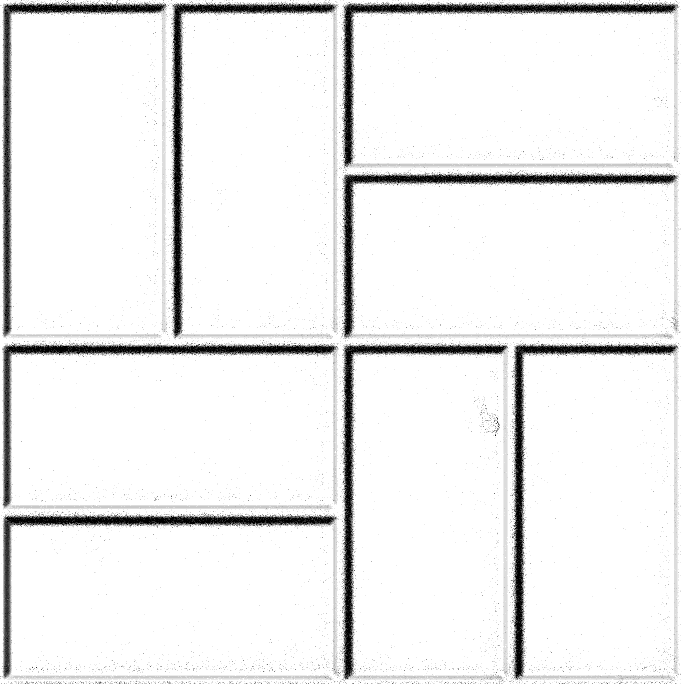
#> input picture input/grid.png, 681 x 684 px
$ python NormalGenerator.py
#> lines starting #> are read from the running program, lines starting #| are printed output that depends on the picture
import platform, os
from pathlib import Path

from PIL import Image
import PIL.ImageOps
import numpy
import blend_modes

import re
from lib import height2bump
from lib import seamless
from lib import tile

class Normal():
	def __init__(self):
		self.names = []

	def _get_name(self, nm = ""):
		if nm != "":
			self.names.append(str(len(self.names)) + nm)

		return self.names[-1]

	def _add_layer(self, background_img_raw, foreground_img_raw, mode = "normal", opacity = 1):
		#background_img_raw and foreground_img_raw must be RGBA image
		background_img_raw = background_img_raw.convert('RGBA')
		foreground_img_raw = foreground_img_raw.convert('RGBA')

		background_img = numpy.array(background_img_raw)  # Inputs to blend_modes need to be numpy arrays.
		background_img_float = background_img.astype(float)  # Inputs to blend_modes need to be floats.

		foreground_img = numpy.array(foreground_img_raw)  # Inputs to blend_modes need to be numpy arrays.
		foreground_img_float = foreground_img.astype(float)  # Inputs to blend_modes need to be floats.

		# Blend images
		if mode == "normal":
			blended_img_float = blend_modes.normal(background_img_float, foreground_img_float, opacity)
		if mode == "overlay":
			blended_img_float = blend_modes.overlay(background_img_float, foreground_img_float, opacity)

		# Convert blended image back into PIL image
		blended_img = numpy.uint8(blended_img_float)  # Image needs to be converted back to uint8 type for PIL handling.
		blended_img_raw = Image.fromarray(blended_img)  # Note that alpha channels are displayed in black by PIL by default.
														# This behavior is difficult to change (although possible).
														# If you have alpha channels in your images, then you should give
														# OpenCV a try.

		return blended_img_raw

	def _Regex(self, test_str, regex):
		ret = []
		matches = re.finditer(regex, test_str, re.MULTILINE | re.IGNORECASE | re.DOTALL)
		for matchNum, match in enumerate(matches, start=1):
			part = []
			part.append(match.group())
			for groupNum in range(0, len(match.groups())):
				groupNum = groupNum + 1
				part.append(match.group(groupNum))
			ret.append(part)
		return ret

	def _svg2image(self, size):
		if platform.system() == 'Windows':
			os.system('"C:\\Program Files\\Inkscape\\bin\\inkscape.exe" ' + self._get_name() + ' --export-area-page --export-width '+str(size)+' --export-background #ffffff -o ' + self._get_name("scaled.png"))
		else:
			os.system('flatpak run org.inkscape.Inkscape ' + self._get_name() + ' --export-area-page --export-width '+str(size)+' --export-background "#ffffff" -o ' + self._get_name("scaled.png"))

	def _make_tiles(self, input_file, output_file, tiles, tosvg = True):
		if "offset" not in tiles:
			tiles["offset"] = 0
		if tosvg:
			self._svg2image(self.size_svg)
			input_file = self._get_name()
		tile1 = tile.getTile(input_file, n_tiles = tiles["from"], offset = tiles["offset"])
		#tile1.save("TEST.png")
		tiles1 = tile.get_concat_h(tile1, tile1)
		for i in range(tiles["to"] - 2):
			tiles1 = tile.get_concat_h(tiles1, tile1)

		tiles1.save(output_file)

	def img2normal(self, image, normal_strength = 50, blur = 50, blur_cycles = 2, size = 8192, invert = False, tiles = False):
#> called with image = 'input/grid.png', normal_strength = 45, blur = 50, blur_cycles = 2, size = 4096, invert = False
		self.names = []

		if tiles and tiles["from"] == 1:
			self.size_svg = int(size / tiles["to"])
		else:
			self.size_svg = size

		'''
		the first and last tile must join perfectly.
		Then I take out the central tile and repeat it.
		To extract a central tile I need at least 3 tiles
		'''
		if tiles and tiles["from"] > 1 and tiles["to"] < 3:
			tiles["to"] = 3

		#Convert image to vector with the potrace library to enlarge it without loss of quality
		print("Convert image to vector")
		#Image conversion to BMP because it is required as input format by potrace
		img = Image.open(image)
#> img is the input picture: PIL image 681x684 RGBA; mean R, G, B, A 237.9, 237.9, 237.9, 255
		width, height = img.size
#> width = 681; height = 684
		white = Image.new("RGBA", (width, height), (255, 255, 255, 255))
#> white: PIL image 681x684 RGBA; every value is 255

		img = img.convert('RGBA')
		img = self._add_layer(white, img, mode = "normal", opacity = 1)
#> in _add_layer, `background_img_float = background_img.astype(float)`: background_img_float: shape (684, 681, 4) float64; every value is 255
		img = img.convert('RGB')
		img.save(self._get_name("bpm.bmp"))

		#Creation of the SVG file in 8k
		if platform.system() == 'Windows':
			os.system('"lib\\potrace\\Windows\\potrace.exe" --svg -W 6144pt ' + self._get_name() + ' -o ' + self._get_name("svg.svg"))
		else:
			os.system('"lib/potrace/Linux/potrace" --svg -W 6144pt ' + self._get_name() + ' -o ' + self._get_name("svg.svg"))

		if tiles and "skip" not in tiles and tiles["from"] > 1:
			#With the 8k file I can extract a single with more precision
			print("Changing the number of tiles from", tiles["from"], "to", tiles["to"])
			tilefile = "lib/cache/" + Path(image).stem + ".png"
			self._make_tiles(self._get_name(), tilefile, tiles)

			#If the file is reduced in size I have to regenerate an 8k image
			tiles["skip"] = True
			self.img2normal(tilefile, normal_strength, blur, blur_cycles, size, invert, tiles)
			return False

		print("Adding blur to SVG file")

		f = open("lib/base.svg", "r")
		base = f.read()
		f.close()

		f = open(self._get_name(), "r")
		path = f.read()
		f.close()

		pathsvg = '<path d="[PATH_D]" style="filter:url(#filterblur[N_LAYER])" />'

		#1px = 0.75pt
		transform = self._Regex(path, r'<g transform="translate\((.*?),(.*?)\) scale\((.*?),(.*?)\)"')
		doc_height = str(float(transform[0][2]) + ((blur * 2 * blur_cycles) * 0.75))
		tra_height = str(float(transform[0][2]) + ((blur * 2 * blur_cycles) * 0.75))

		if "2d" not in tiles:
			doc_height = str(float(transform[0][2]) + ((blur * 2 * blur_cycles) * 0.75) + ((blur * 2 * blur_cycles) * 0.75))

		layer = '''<g transform="translate(''' + transform[0][1] + ''','''+tra_height+''') scale(''' + transform[0][3] + ''',''' + transform[0][4] + ''')"
			inkscape:label="Livello [N_LAYER]"
			inkscape:groupmode="layer"
			id="layer[N_LAYER]"
			style="display:inline;filter:url(#filteroverlay)"
			sodipodi:insensitive="true">
			[PATHS]
		</g>'''

		gaussian = '''<filter
			inkscape:collect="always"
			style="color-interpolation-filters:sRGB"
			id="filterblur[N_LAYER]">
		<feGaussianBlur
			inkscape:collect="always"
			stdDeviation="[DEVIATION]"
			id="feGaussianBlur4535" />
		</filter>'''

		base = base.replace("[DOC_HEIGHT]", doc_height)

		paths = ""
		for p in self._Regex(path, r'<path d="(.*?)"'):
			paths += pathsvg.replace("[PATH_D]", p[1]) + "\n"
		layer = layer.replace('[PATHS]', paths)

		layers = ""
		gaussians = ""
		for i in range(blur_cycles,-1,-1):
			layers += layer.replace("[N_LAYER]", str(i)) + "\n"
			gaussians += gaussian.replace("[N_LAYER]", str(i)).replace("[DEVIATION]", str(i * blur)) + "\n"

		base = base.replace("[LAYERS]", layers)
		base = base.replace("[GAUSSIANS]", gaussians)

		f = open(self._get_name("blur.svg"), "w")
		f.write(base)
		f.close()

		#os.environ['path'] += r';C:\\Program Files\\UniConvertor-2.0rc5\\dlls'

		print("Convert SVG to PNG. This can take a long time if the size and/or blur are very large.")
		self._svg2image(self.size_svg + 100)

		#pixels = img.load() # create the pixel map

		'''image = Image.open('4scaled.png')
			inverted_image = PIL.ImageOps.invert(image)
			inverted_image.save('4inverted.png')'''

		img = Image.open(self._get_name())
		if invert:
			print("Color inversion (result: from concave to convex or vice versa)")
			bgcolor = (0, 0, 0, 255)

			if img.mode == 'RGBA':
				r,g,b,a = img.split()
				rgb_image = Image.merge('RGB', (r,g,b))

				inverted_image = PIL.ImageOps.invert(rgb_image)

				r2,g2,b2 = inverted_image.split()

				final_transparent_image = Image.merge('RGBA', (r2,g2,b2,a))

				final_transparent_image.save(self._get_name("inverted.png"))
			else:
				img = PIL.ImageOps.invert(img)
				img.save(self._get_name("inverted.png"))
		else:
			bgcolor = (255, 255, 255, 255)
			img.save(self._get_name("inverted.png"))

		'''if scale_width != 0:
			print("Resize image")
			width_out, height_out = img.size
			scale_height = int((height_out / width_out) * scale_width)

			nrmbg = Image.new("RGBA", (width_out, height_out), bgcolor)
			img = img.resize((scale_width, scale_height), Image.Resampling.LANCZOS)
			nrmbg.paste(img, (int((width_out - scale_width)/2),int((height_out - scale_height)/2)))
			nrmbg.save(self._get_name("resized.png"))'''

		'''
		print("Remove background of border blur")
		img = Image.open("5inverted.png")
		blur_size = int(blur * 2 * blur_cycles)
		for x in range(img.size[0]): # for every pixel:
			for y in range(img.size[1]):
				if y <= blur_size or y >=  img.size[1] - blur_size:
					img.putpixel((x, y), bgcolor)
		img.save("6noborder.png")'''

		'''print("Add 2px border")
		img = Image.open(self._get_name())
		width, height = img.size
		nrmbg = Image.new("RGBA", (width + 4, height + 4), (255, 255, 255, 255))
		nrmbg.paste(img, (2, 2))
		nrmbg.save(self._get_name("bordered.png"))'''

		print("Normal map generation")
		result = height2bump.readHeight2Bump(self._get_name(), self._get_name('normal.png'), normal_strength) #options="tqa"

		if tiles and tiles["from"] > 1:
			#Extracting a new single tile from the normal map.
			#This is because the readHeight2Bump function generates a 2px border around the image which would be replicated in the pattern

			if "offset" not in tiles:
				tiles["offset"] = 0

			self._make_tiles(self._get_name(), self._get_name("normal_tiled.png"), {"from": tiles["to"], "to": tiles["to"], "offset": tiles["offset"]}, tosvg = False)

		print("Crop border and convert to square")
		img = Image.open(self._get_name())
		width, height = img.size

		if tiles and tiles["from"] > 1:
			img = img.crop((0, 4, width, height-4))
		else:
			img = img.crop((2, 4, width-2, height-4))
		width, height = img.size

		if width < size:
			container_size = size
		else:
			container_size = width

		if tiles and tiles["from"] == 1:
			if "padding" not in tiles:
				padding = 0
			else:
				padding = tiles["padding"]

			scale_width = self.size_svg - (padding * 2)
			scale_height = int((height / width) * scale_width)

			img = img.resize((scale_width, scale_height), Image.Resampling.LANCZOS)

			nrmbg = Image.new("RGBA", (size, size), (128, 128, 255, 255))

			if "2d" in tiles and tiles["2d"]:
				for i in range(tiles["to"]):
					for j in range(tiles["to"]):
						nrmbg.paste(img, (self.size_svg * j + padding, i * scale_height))
			else:
				for i in range(tiles["to"]):
					nrmbg.paste(img, (self.size_svg * i + padding, int((size - scale_height)/2)))

			nrmbg.save(self._get_name("normal_tiled.png"))
		else:
			nrmbg = Image.new("RGBA", (container_size, container_size), (128, 128, 255, 255))
			nrmbg.paste(img, (int((container_size - width)/2),int((container_size - height)/2)))
			nrmbg = nrmbg.resize((size, size), Image.Resampling.LANCZOS)
			nrmbg.save(self._get_name("normal_crop.png"))

		'''if tileable:
			print("Make the image seamless/tileable, scale:",int(0.005 * size))
			result = seamless.image_seamless(self._get_name(), "Normal_" + Path(image).stem + ".png", int(0.005 * size))
			#https://www.pycheung.com/checker/
			print(os.path.splitext(image)[0])
		else:'''
		img = Image.open(self._get_name())
		img.save("Normal_" + Path(image).stem + ".png")

		for nm in self.names:
			os.remove(nm)

		import glob
		for file in glob.glob("*scaled.png"):
			os.remove(file)

N = Normal()

N.img2normal("input/grid.png", normal_strength = 45, blur = 50, size = 4096, invert = False, tiles = {"from": 1, "to": 4, "2d": True})
#> (the call stopped at in _add_layer, `blended_img_float = blend_modes.normal(background_img_float, foregroun..`: blend_modes is not available in this run)
N.img2normal("input/single.jpg", normal_strength = 17, blur = 150, invert = False, tiles = {"from": 1, "to": 4, "padding": 150})
#> call 2 of img2normal, with image = 'input/single.jpg', normal_strength = 17, blur = 150, blur_cycles = 2, size = 8192, invert = False
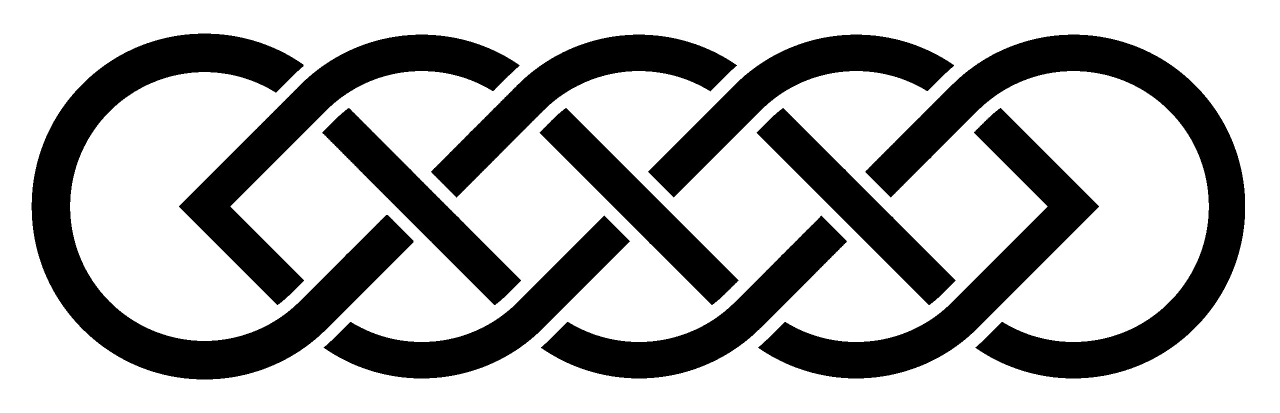
#> input picture input/single.jpg, 2560 x 826 px (shown at 1/2 size)
#> in img2normal, img is the input picture: PIL image 2560x826 L; min 0, max 255, mean 172
#> in img2normal (call 2), `white = Image.new("RGBA", (width, height), (255, 255, 255, 255))`: white: PIL image 2560x826 RGBA; every value is 255
#> in _add_layer (call 2), `background_img_float = background_img.astype(float)`: background_img_float: shape (826, 2560, 4) float64; every value is 255
#> (the call stopped at in _add_layer, `blended_img_float = blend_modes.normal(background_img_float, foregroun..`: blend_modes is not available in this run)
N.img2normal("input/linear.jpg", normal_strength = 17, blur = 150, invert = False, tiles = {"from": 8, "to": 7, "offset": 0.5})
#> call 3 of img2normal, with image = 'input/linear.jpg', normal_strength = 17, blur = 150, blur_cycles = 2, size = 8192, invert = False
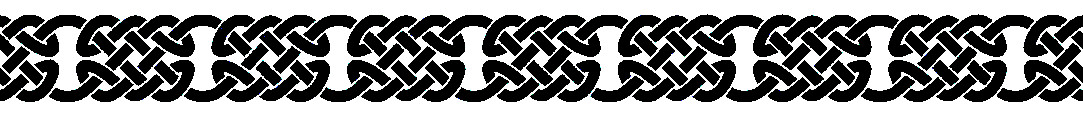
#> input picture input/linear.jpg, 1083 x 114 px
#> in img2normal, img is the input picture: PIL image 1083x114 RGB; mean R, G, B 128.1, 128.3, 128.3
#> in img2normal (call 3), `white = Image.new("RGBA", (width, height), (255, 255, 255, 255))`: white: PIL image 1083x114 RGBA; every value is 255
#> in _add_layer (call 3), `background_img_float = background_img.astype(float)`: background_img_float: shape (114, 1083, 4) float64; every value is 255
#> (the call stopped at in _add_layer, `blended_img_float = blend_modes.normal(background_img_float, foregroun..`: blend_modes is not available in this run)
